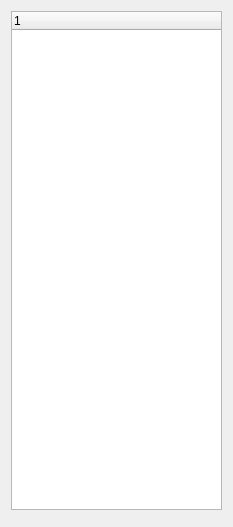
<?xml version="1.0" encoding="UTF-8"?>
<ui version="4.0">
 <class>SideBarWidget</class>
 <widget class="QWidget" name="SideBarWidget">
  <property name="geometry">
   <rect>
    <x>0</x>
    <y>0</y>
    <width>233</width>
    <height>527</height>
   </rect>
  </property>
  <property name="windowTitle">
   <string>Form</string>
  </property>
  <layout class="QVBoxLayout" name="verticalLayout_3">
   <item>
    <widget class="c4g::qt::QSceneTreeWidget" name="twScene">
     <column>
      <property name="text">
       <string notr="true">1</string>
      </property>
     </column>
    </widget>
   </item>
   <item>
    <widget class="c4g::qt::QPropertyWidget" name="propertyWidget" native="true"/>
   </item>
  </layout>
 </widget>
 <customwidgets>
  <customwidget>
   <class>c4g::qt::QPropertyWidget</class>
   <extends>QWidget</extends>
   <header>qpropertywidget.h</header>
   <container>1</container>
   <slots>
    <slot>OnUpdate(QString)</slot>
   </slots>
  </customwidget>
  <customwidget>
   <class>c4g::qt::QSceneTreeWidget</class>
   <extends>QTreeWidget</extends>
   <header>qscenetreewidget.h</header>
  </customwidget>
 </customwidgets>
 <resources/>
 <connections/>
</ui>
